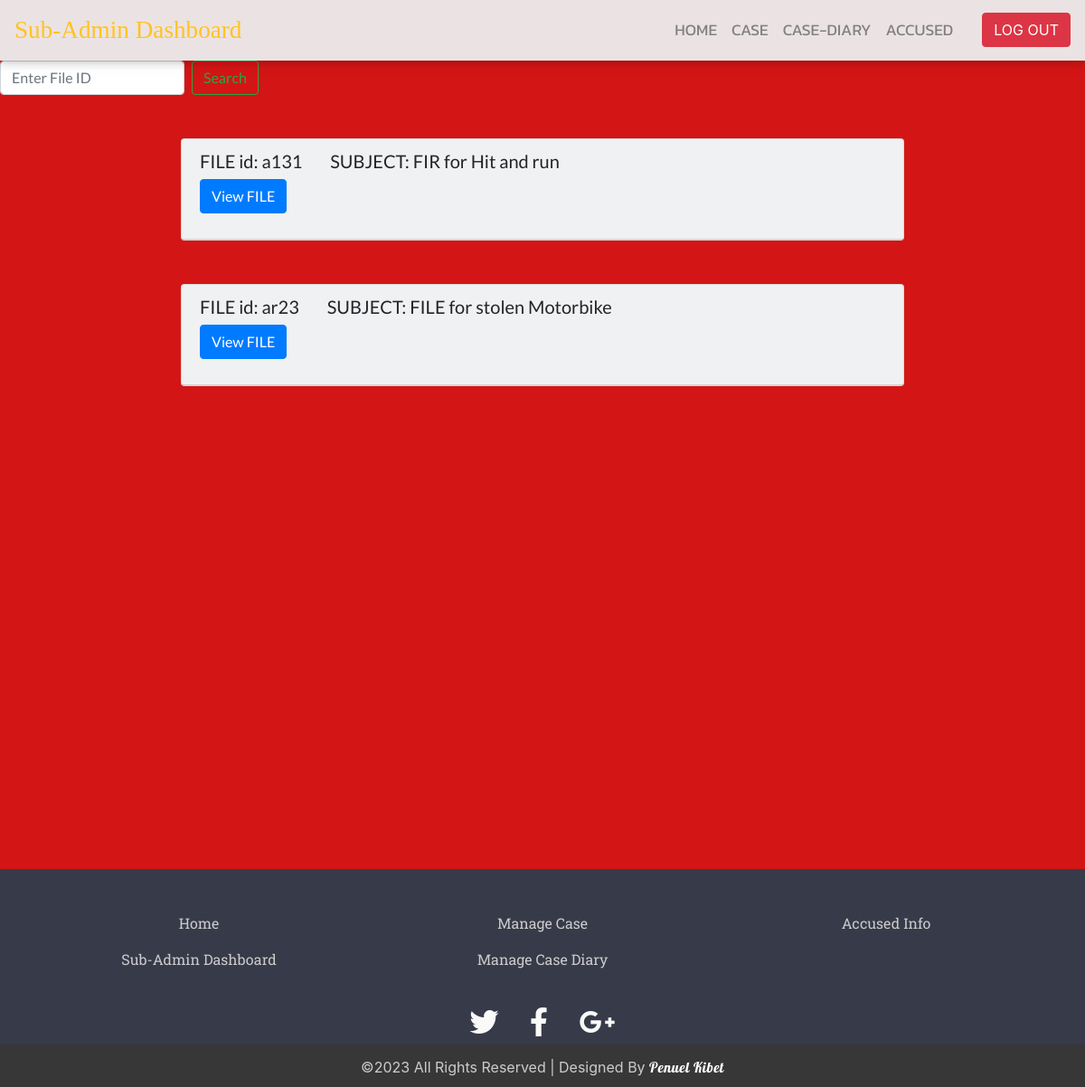
Page /dashboard/sub_admin_dashboard_menus/case_sa.php (signed in) on the committed database.
### tables this page shows
CREATE TABLE `case_admin_confirm` (
  `fid` varchar(40) NOT NULL,
  `vid` varchar(40) NOT NULL,
  `ioid` varchar(80) NOT NULL,
  `a_id` varchar(80) NOT NULL,
  `subject` varchar(200) NOT NULL,
  `i_date` date NOT NULL,
  `f_date` date NOT NULL,
  `f_time` time NOT NULL,
  `c_details` varchar(500) NOT NULL
);

### dashboard/sub_admin_dashboard_menus/case_sa.php (the view, shortened to what this page needs)
<?php
$x=$_SESSION['ioid'];
?>
<!DOCTYPE html>
<html>
<head>
	<link rel="stylesheet" href="https://use.fontawesome.com/releases/v5.8.1/css/all.css">
	<link rel="stylesheet" href="https://maxcdn.bootstrapcdn.com/bootstrap/4.0.0/css/bootstrap.min.css">
	<link rel="stylesheet" type="text/css" href="case_sa_style.css">
</head>
<body>
		<nav class="navbar navbar-expand-lg navbar-light sticky-top navbar-custom">
			<a class="navbar-brand" href="#">Sub-Admin Dashboard</a>
			<div class="collapse navbar-collapse" id="navbarSupportedContent">
				<ul class="navbar-nav mr-auto w-100 justify-content-end px-4">
					<li class="nav-item active"><a href="../sub_admin_dashboard.php" class="nav-link">HOME</a></li>
					<li class="nav-item"><a href="case_sa.php" class="nav-link">CASE</a></li>
					<li class="nav-item"><a href="cd_sa.php" class="nav-link">CASE-DIARY</a></li>
					<li class="nav-item"><a href="accused_sa.php" class="nav-link">ACCUSED</a></li>
				</ul>
				<a href="../../php/sub_admin_logout.php"><button type="button" class="btn btn-danger">LOG OUT</button></a>
			</div>
		</nav>
		<div class="content">
			<form class="form-inline">
    			<input class="form-control mr-sm-2" type="search" placeholder="Enter File ID" aria-label="Search">
    			<button class="btn btn-outline-success my-2 my-sm-0" type="submit">Search</button>
  			</form>
<?php
        include("connectioni.php");
        $rs1=mysqli_query($con,"SELECT * FROM `create_subadmin` WHERE ioid='$x'");
        while ($row=mysqli_fetch_array($rs1))
		{
		$ioid=$row[2];
		}
		$rs=mysqli_query($con,"SELECT * FROM `case_admin_confirm` WHERE ioid='$ioid'");
		while($row=mysqli_fetch_array($rs))
		{
  			$fid=$row[0];
  			$subject=$row[4];
?>
			<div class="card bg-light my-5 mx-auto" style="max-width: 50rem;">
				<div class="card-header align-middle ">
				<h5>FILE id: <?php echo $fid;  ?>&nbsp;&nbsp;&nbsp;&nbsp;&nbsp;&nbsp;&nbsp;
					SUBJECT: <?php echo $subject;  ?></h5>
					<p class="float-left align-middle">
						<a href="view_fir.php?edit=<?php echo $fid ?>"><button type="button" class="btn btn-primary">View FILE</button></a>
					</p>
				</div>
			</div>
		<?php } ?>
		</div>
		<footer id="site-footer">
			<div class="container">
				<div class="row text-center custom-list">
					<div class="col-sm-4">
						<ul class="list-unstyled">
						<li><a href="../../index.php" class="nav-link">Home</a></li>
						<li><a href="../sub_admin_dashboard.php" class="nav-link">Sub-Admin Dashboard</a></li>
					</ul>
					</div>
					<div class="col-sm-4">
						<ul class="list-unstyled">
							<li><a href="case_sa.php" class="nav-link">Manage Case</a></li>
							<li><a href="cd_sa.php" class="nav-link">Manage Case Diary</a></li>
						</ul>
					</div>
					<div class="col-sm-4">
						<ul class="list-unstyled">
							<li><a href="accused_sa.php" class="nav-link">Accused Info</a></li>
						</ul>
					</div>
				</div>
			</div>
			<div class="social-networks">
				<a href="https://www.twitter.com/ocms" class="twitter"><i class="fab fa-twitter"></i></a>
				<a href="https://www.facebook.com/ocms" class="facebook"><i class="fab fa-facebook-f"></i></a>
				<a href="mailto:nupecherz254@gmail.com?subject=Mail from Our Site" class="google"><i class="fab fa-google-plus-g"></i></a>
			</div>
			<div class="footer-copyright">
            	<p>&copy;2023 All Rights Reserved | Designed By <a href="https://www.linkedin.com/in/penudagreat/"><span>Penuel Kibet</span></a> </p>
        	</div>
		</footer>
</body>
</html>

### dashboard/sub_admin_dashboard_menus/case_sa_style.css (style rules this page uses)
body { background: #d41212fb; min-height: 100%; padding-bottom: 20vh; position: relative; }
.navbar-custom { background: #ebe3e3; -webkit-box-shadow:0 -0.4rem 0.9rem 0.2rem rgba(0,0,0,.5); -moz-box-shadow: -0.4rem 0.9rem 0.2rem rgba(0,0,0,.5):; box-shadow:0 -0.4rem 0.9rem 0.2rem rgba(0,0,0,.5); }
#navbarSupportedContent li a { color: grey; font-family: 'Kanit', sans-serif; font-size: 1.1em; }
.navbar-brand { color: #ffc324 !important; font-family: 'Cinzel', serif; font-size: 1.7em; }
.content { position:relative; padding-bottom: 20vh; font-family: 'Lato', sans-serif; }
#site-footer { background-color: #373a48; color:white; height: 200px; position: absolute; left: 0 ; right: 0; bottom: 0; margin-bottom: -30vh; }
#site-footer .custom-list { margin-top: 40px; color: #fff !important; }
#site-footer li a { color: #ccc; font-family: 'Roboto Slab', serif; }
#site-footer .social-networks { text-align: center; padding-top: 10px; padding-bottom: 0; }
#site-footer .social-networks a { margin-right: 5px; margin-left: 5px; font-size: 32px; color: #f9f9f9; padding: 10px; transition: 0.2s; }
#site-footer .footer-copyright { background-color: #383737; padding-top:3px; padding-bottom:3px; text-align: center; }
#site-footer .footer-copyright p { margin:10px; color: #ccc; }
#site-footer span { font-family: 'Lobster', cursive; letter-spacing: 0.5px; color: #fff; }

### rows in the picture
case_admin_confirm: fid "a131", subject "FIR for Hit and run"
case_admin_confirm: fid "ar23", subject "FILE for stolen Motorbike"
